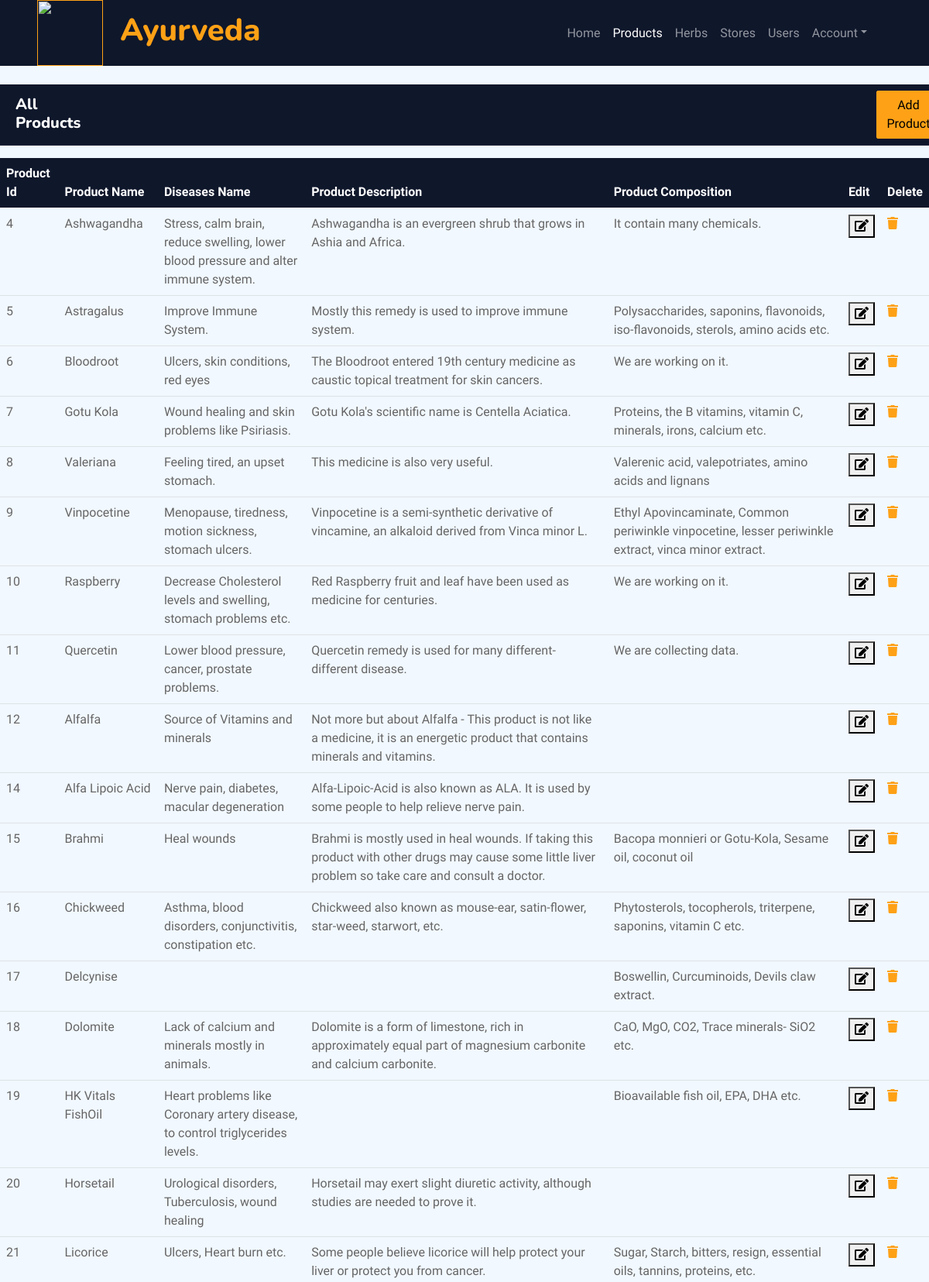
The app's page /admin/products.php (signed in, upper part) with its own data.
### tables this page shows
CREATE TABLE `product` (
  `product_id` int(20) NOT NULL,
  `product_name` varchar(50) NOT NULL,
  `product_image` varchar(30) NOT NULL,
  `diseases_name` varchar(100) NOT NULL,
  `product_description` varchar(500) NOT NULL,
  `product_composition` varchar(500) NOT NULL
);

### admin/products.php (the view, shortened to what this page needs)
<!DOCTYPE html>
<html>
<head>
    <link href="https://cdnjs.cloudflare.com/ajax/libs/font-awesome/5.10.0/css/all.min.css" rel="stylesheet">
    <link href="https://cdn.jsdelivr.net/npm/bootstrap-icons@1.4.1/font/bootstrap-icons.css" rel="stylesheet">
    <link href="lib/animate/animate.min.css" rel="stylesheet">
    <link href="lib/owlcarousel/assets/owl.carousel.min.css" rel="stylesheet">
    <link href="lib/tempusdominus/css/tempusdominus-bootstrap-4.min.css" rel="stylesheet" />
    <link href="css/bootstrap.min.css" rel="stylesheet">
</head>
<body>
     <?php
        include("connection.php");
        $sql="select * from product";
        $res=mysqli_query($con,$sql);
    ?>
        <div class="container-xxl position-relative p-0">
            <nav class="navbar navbar-expand-lg navbar-dark bg-dark px-4 px-lg-5 py-3 py-lg-0">
                <a href="" class="navbar-brand p-0">
                    <h1 class="text-primary m-0"><img src="img/logo.png" width="85px" height="85px"> &nbsp;Ayurveda</h1>
                </a>
                <div class="collapse navbar-collapse" id="navbarCollapse">
                    <div class="navbar-nav ms-auto py-0 pe-4">
                        <a href="home.php" class="nav-item nav-link">Home</a>
                        <a href="products.php" class="nav-item nav-link active">Products</a>
                        <a href="herbs.php" class="nav-item nav-link">Herbs</a>
                        <a href="stores.php" class="nav-item nav-link">Stores</a>
                        <a href="users.php" class="nav-item nav-link">Users</a>
                        <div class="nav-item dropdown">
                         <a href="#" class="nav-link dropdown-toggle" data-bs-toggle="dropdown">Account</a>
                    </div>
                 </div>
                </div>
            </nav>
        </div>
        <div class="container-xxl position-relative p-0">
            <br>
            <table class="table">
                <thead class="table-dark">
                    <tr>
                        <th scope="col"><div style="float:left;" class="container"><h5><font color="white">All Products</font></h5></div></th>
                        <th scope="col"><div style="margin-left: 1000px;"><button class="btn btn-primary" data-target="#add_prod_modal" data-toggle="modal">Add Product</button></div></th>
                    </tr>
                </thead>
            </table>
          <table class="table">
              <thead class="table-dark">
                  <tr>
                      <th scope="col">Product Id</th>
                      <th scope="col">Product Name</th>
                      <th scope="col">Diseases Name</th>
                      <th scope="col">Product Description</th>
                      <th scope="col">Product Composition</th>
                      <th scope="col">Edit</th>
                      <th scope="col">Delete</th>
                  </tr>
              </thead>
            <tbody>
               <?php
                   while($row=mysqli_fetch_assoc($res))
                   {
                ?>
                <tr>
                      <td><?php echo $row['product_id'];?></td>
                      <td><?php echo $row['product_name'];?></td>
                      <td><?php echo $row['diseases_name'];?></td>
                      <td><?php echo $row['product_description'];?></td>
                      <td><?php echo $row['product_composition'];?></td>
                      <td id="tab" ><button id="btnedit" class="btnEdit"><i class="fa fa-edit" aria-hidden="true"></i></button></td>
                      <td id="tab"><a href='delete_product.php?id=<?php echo $row["product_id"]; ?>'><i class="fa fa-trash" aria-hidden="true"></i></a></td>
                </tr>
                <?php
                   }
                ?>
            </tbody>
          </table>
        </div>
</body>
</html>

### records on screen
product: product_id "4", product_name "Ashwagandha", diseases_name "Stress, calm brain, reduce swelling, lower blood pressure and alter immune system.", product_description "Ashwagandha is an evergreen shrub that grows in Ashia and Africa.", product_composition "It contain many chemicals."
product: product_id "5", product_name "Astragalus", diseases_name "Improve Immune System.", product_description "Mostly this remedy is used to improve immune system.", product_composition "Polysaccharides, saponins, flavonoids, iso-flavonoids, sterols, amino acids etc."
product: product_id "6", product_name "Bloodroot", diseases_name "Ulcers, skin conditions, red eyes", product_description "The Bloodroot entered 19th century medicine as caustic topical treatment for skin cancers.", product_composition "We are working on it."
product: product_id "7", product_name "Gotu Kola", diseases_name "Wound healing and skin problems like Psiriasis.", product_description "Gotu Kola's scientific name is Centella Aciatica.", product_composition "Proteins, the B vitamins, vitamin C, minerals, irons, calcium etc."
product: product_id "8", product_name "Valeriana", diseases_name "Feeling tired, an upset stomach.", product_description "This medicine is also very useful.", product_composition "Valerenic acid, valepotriates, amino acids and lignans"
product: product_id "9", product_name "Vinpocetine", diseases_name "Menopause, tiredness, motion sickness, stomach ulcers.", product_description "Vinpocetine is a semi-synthetic derivative of vincamine, an alkaloid derived from Vinca minor L.", product_composition "Ethyl Apovincaminate, Common periwinkle vinpocetine, lesser periwinkle extract, vinca minor extract."
product: product_id "10", product_name "Raspberry", diseases_name "Decrease Cholesterol levels and swelling, stomach problems etc.", product_description "Red Raspberry fruit and leaf have been used as medicine for centuries.", product_composition "We are working on it."
product: product_id "11", product_name "Quercetin", diseases_name "Lower blood pressure, cancer, prostate problems.", product_description "Quercetin remedy is used for many different-different disease.", product_composition "We are collecting data."
product: product_id "12", product_name "Alfalfa", diseases_name "Source of Vitamins and minerals", product_description "Not more but about Alfalfa - This product is not like a medicine, it is an energetic product that contains minerals and vitamins."
product: product_id "14", product_name "Alfa Lipoic Acid", diseases_name "Nerve pain, diabetes, macular degeneration", product_description "Alfa-Lipoic-Acid is also known as ALA. It is used by some people to help relieve nerve pain."
product: product_id "15", product_name "Brahmi", diseases_name "Heal wounds", product_description "Brahmi is mostly used in heal wounds. If taking this product with other drugs may cause some little liver problem so take care and consult a doctor.", product_composition "Bacopa monnieri or Gotu-Kola, Sesame oil, coconut oil"
product: product_id "16", product_name "Chickweed", diseases_name "Asthma, blood disorders, conjunctivitis, constipation etc.", product_description "Chickweed also known as mouse-ear, satin-flower, star-weed, starwort, etc.", product_composition "Phytosterols, tocopherols, triterpene, saponins, vitamin C etc."
product: product_id "17", product_name "Delcynise", product_composition "Boswellin, Curcuminoids, Devils claw extract."
product: product_id "18", product_name "Dolomite", diseases_name "Lack of calcium and minerals mostly in animals.", product_description "Dolomite is a form of limestone, rich in approximately equal part of magnesium carbonite and calcium carbonite.", product_composition "CaO, MgO, CO2, Trace minerals- SiO2 etc."
product: product_id "19", product_name "HK Vitals FishOil", diseases_name "Heart problems like Coronary artery disease, to control triglycerides levels.", product_composition "Bioavailable fish oil, EPA, DHA etc."
product: product_id "20", product_name "Horsetail", diseases_name "Urological disorders, Tuberculosis, wound healing", product_description "Horsetail may exert slight diuretic activity, although studies are needed to prove it."
product: product_id "21", product_name "Licorice", diseases_name "Ulcers, Heart burn etc.", product_description "Some people believe licorice will help protect your liver or protect you from cancer.", product_composition "Sugar, Starch, bitters, resign, essential oils, tannins, proteins, etc."
